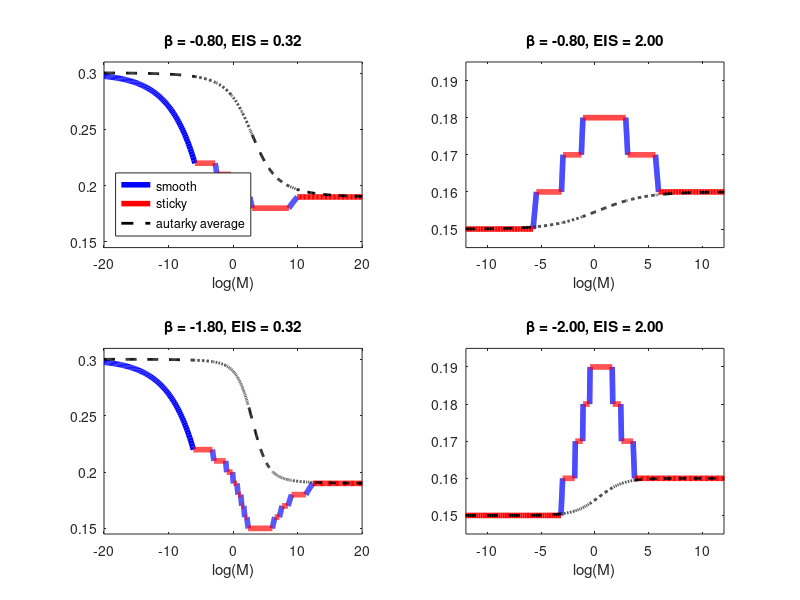
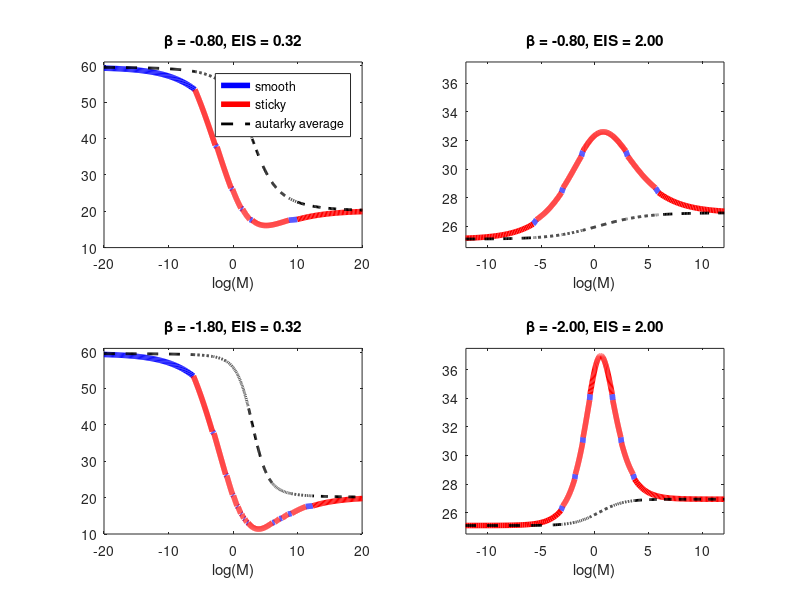
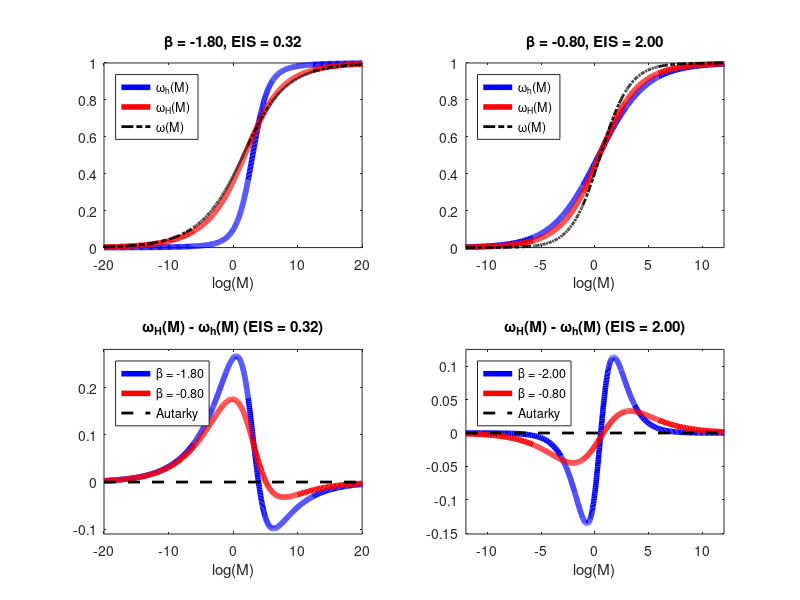
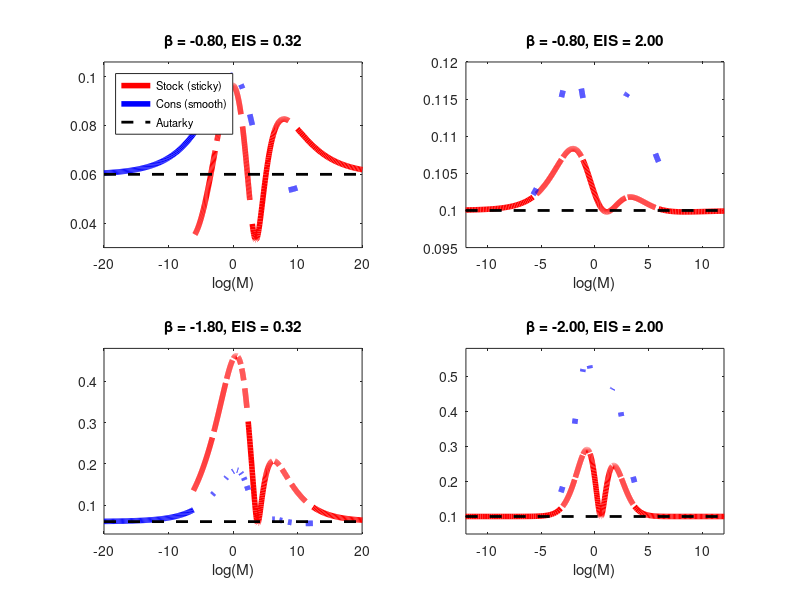

MATLAB code for these plots, in order: (Note: this script raises an error after producing the figures.)
%%% Plot Figures 2 - 11 %%%

%%% Figure 2 %%%%
subplot(2,2,1)
hold on
load msl_b_1.dat
A1 = plot(xv(:,1:2:end),1-cc(:,1:2:end)/alpha,"b","linewidth",4)
A2 = plot(xv(:,2:2:end),1-cc(:,2:2:end)/alpha,"r","linewidth",4)
A3 = plot(xy,[(1-C1(kp1)/alpha)*(1-Wt) + (1-div(end)/alpha)*Wt], "k--","linewidth",2)
legend([A1(1),A2(1),A3],"smooth","sticky","autarky average",'location',"southwest")
ylim([0.145,0.31])
xlim([-20,20])
xlabel("log(M)")
title('\beta = -0.80, EIS = 0.32')
%text(0.5,0.27,'\eta\beta = -0.15, \alpha = 0.12','fontsize',10)
box on

subplot(2,2,3)
hold on
load msl_b_5.dat
plot(xv(:,1:2:end),1-cc(:,1:2:end)/alpha,"b","linewidth",4)
plot(xv(:,2:2:end),1-cc(:,2:2:end)/alpha,"r","linewidth",4)
plot(xy,[(1-C1(kp1)/alpha)*(1-Wt) + (1-div(end)/alpha)*Wt], "k--","linewidth",2)
ylim([0.145,0.31])
xlim([-20,20])
xlabel("log(M)")
title('\beta = -1.80, EIS = 0.32')
%text(0.5,0.27,'\eta\beta = -0.15, \alpha = 0.12','fontsize',10)
box on

subplot(2,2,2)
hold on
load msl_p_1.dat
plot(xv(:,2:2:end),1-cc(:,2:2:end)/alpha,"b","linewidth",4)
plot(xv(:,1:2:end),1-cc(:,1:2:end)/alpha,"r","linewidth",4)
plot(xy, (al(ke1+1)/alpha)*(1-Wt) + (al(ke2+1)/alpha)*Wt, "k--","linewidth",2)
ylim([0.145,0.195])
xlim([-12,12])
xlabel("log(M)")
title('\beta = -0.80, EIS = 2.00')
%text(-19,0.1925,'\eta\beta = -0.05, \alpha = 0.06','fontsize',10)
box on

subplot(2,2,4)
hold on
load msl_p_2.dat
plot(xv(:,2:2:end),1-cc(:,2:2:end)/alpha,"b","linewidth",4)
plot(xv(:,1:2:end),1-cc(:,1:2:end)/alpha,"r","linewidth",4)
plot(xy, (al(ke1+1)/alpha)*(1-Wt) + (al(ke2+1)/alpha)*Wt, "k--","linewidth",2)
ylim([0.145,0.195])
xlim([-12,12])
xlabel("log(M)")
title('\beta = -2.00, EIS = 2.00')
%text(-19,0.1925,'\eta\beta = -0.05, \alpha = 0.06','fontsize',10)
box on

%print '-depsc' '-S1280,960' fig_inv.eps
fname = 'figure02';
print (fname, '-depsc', '-tight', '-S1280,960')
%trimeps   

%%% Figure 3 %%%
clear
clf
subplot(2,2,1)
hold on
load msl_b_1.dat
rr = S./cc;
A1 = plot(xv(:,1:2:end),rr(:,1:2:end),"b","linewidth",4)
A2 = plot(xv(:,2:2:end),rr(:,2:2:end),"r","linewidth",4)
A3 = plot(xy,(1-Wt)/C1(kp1)/(1-b(kp1)) + Wt/Y2(ke2), "k--","linewidth",2)
legend([A1(1),A2(1),A3],"smooth","sticky","autarky average",'location',"northeast")
ylim([10,61])
xlim([-20,20])
xlabel("log(M)")
title('\beta = -0.80, EIS = 0.32')
%text(0.5,0.27,'\eta\beta = -0.15, \alpha = 0.12','fontsize',10)
box on

subplot(2,2,3)
hold on
load msl_b_5.dat
rr = S./cc;
plot(xv(:,1:2:end),rr(:,1:2:end),"b","linewidth",4)
plot(xv(:,2:2:end),rr(:,2:2:end),"r","linewidth",4)
plot(xy, (1-Wt)/C1(kp1)/(1-b(kp1)) + Wt/Y2(ke2), "k--","linewidth",2)
ylim([10,61])
xlim([-20,20])
xlabel("log(M)")
title('\beta = -1.80, EIS = 0.32')
%text(0.5,0.27,'\eta\beta = -0.15, \alpha = 0.12','fontsize',10)
box on

subplot(2,2,2)
hold on
load msl_p_1.dat
rr = S./cc;
plot(xv(:,2:2:end),rr(:,2:2:end),"b","linewidth",4)
plot(xv(:,1:2:end),rr(:,1:2:end),"r","linewidth",4)
plot(xy,(1-Wt)/Y1(ke1) + Wt/Y2(ke2), "k--","linewidth",2)
ylim([24.5,37.5])
xlim([-12,12])
xlabel("log(M)")
title('\beta = -0.80, EIS = 2.00')
%text(-19,0.1925,'\eta\beta = -0.05, \alpha = 0.06','fontsize',10)
box on

subplot(2,2,4)
hold on
load msl_p_2.dat
rr = S./cc;
plot(xv(:,2:2:end),rr(:,2:2:end),"b","linewidth",4)
plot(xv(:,1:2:end),rr(:,1:2:end),"r","linewidth",4)
plot(xy,(1-Wt)/Y1(ke1) + Wt/Y2(ke2), "k--","linewidth",2)
ylim([24.5,37.5])
xlim([-12,12])
xlabel("log(M)")
title('\beta = -2.00, EIS = 2.00')
%text(-19,0.1925,'\eta\beta = -0.05, \alpha = 0.06','fontsize',10)
box on

%print '-depsc' '-S1280,960' fig_stock.eps
fname = 'figure03';
print (fname, '-depsc', '-tight', '-S1280,960')
%trimeps   

%%% Figure 4 %%%
clear
clf
subplot(2,2,1)
hold on
load msl_b_5.dat
%rr = wh - wH;
A1 = plot(xv,wh,"b","linewidth",4);
A2 = plot(xv,wH,"r","linewidth",4);
A3 = plot(xv,wC, "k-.","linewidth",2);
legend([A1(1),A2(1),A3(1)],'\omega_h(M)','\omega_H(M)','\omega(M)','location',"northwest")
%ylim([0.15,0.285])
xlim([-20,20])
xlabel("log(M)")
title('\beta = -1.80, EIS = 0.32')
%text(0.5,0.27,'\eta\beta = -0.15, \alpha = 0.12','fontsize',10)
box on

subplot(2,2,3)
hold on
load msl_b_5.dat
A1 = plot(xv,wH-wh,"b","linewidth",4);
load msl_b_1.dat
A2 = plot(xv,wH-wh,"r","linewidth",4);
A3 = plot([-20,20],[0,0],"k--","linewidth",2);
ylim([-0.11,0.281])
xlim([-20,20])
xlabel("log(M)")
legend([A1(1),A2(1),A3],'\beta = -1.80','\beta = -0.80',"Autarky",'location',"northwest")
title('\omega_H(M) - \omega_h(M) (EIS = 0.32)')
%text(0.5,0.27,'\eta\beta = -0.15, \alpha = 0.12','fontsize',10)
box on

subplot(2,2,2)
hold on
load msl_p_1.dat
%rr = S./cc;
A1 = plot(xv,wh,"b","linewidth",4);
A2 = plot(xv,wH,"r","linewidth",4);
A3 = plot(xv,wC, "k-.","linewidth",2);
legend([A1(1),A2(1),A3(1)],'\omega_h(M)','\omega_H(M)','\omega(M)','location',"northwest")
%ylim([24,38])
xlim([-12,12])
xlabel("log(M)")
title('\beta = -0.80, EIS = 2.00')
%text(-19,0.1925,'\eta\beta = -0.05, \alpha = 0.06','fontsize',10)
box on

subplot(2,2,4)
hold on
load msl_p_2.dat
A1 = plot(xv,wH-wh,"b","linewidth",4);
load msl_p_1.dat
A2 = plot(xv,wH-wh,"r","linewidth",4);
A3 = plot([-12,12],[0,0],"k--","linewidth",2);
xlim([-12,12])
ylim([-0.151,0.125])
xlabel("log(M)")
legend([A1(1),A2(1),A3],'\beta = -2.00','\beta = -0.80',"Autarky",'location',"northwest")
title('\omega_H(M) - \omega_h(M) (EIS = 2.00)')
%text(-19,0.1925,'\eta\beta = -0.05, \alpha = 0.06','fontsize',10)
box on

fname = 'figure04';
print (fname, '-depsc', '-tight', '-S1280,960')
%trimeps   

%%% Figure 5 %%%

clear
clf
subplot(2,2,1)
hold on
load msl_b_1.dat
A1 = plot(xv(:,2:2:end),Svol(:,2:2:end),"r","linewidth",4)
A2 = plot(xv(:,1:2:end),Cvol(:,1:2:end),"b","linewidth",4)
A3 = plot([-20,30],[0.06,0.06],"k--","linewidth",2)
h1=legend([A1(1),A2(1),A3],"Stock (sticky)","Cons (smooth)","Autarky",'orientation',"vertical",'location',"northwest")
%set(h1,'fontsize',8)
ylim([0.03,0.106])
xlim([-20,20])
xlabel("log(M)")
title('\beta = -0.80, EIS = 0.32')
%text(1,0.195,'\eta\beta = -0.15, \alpha = 0.12','fontsize',10)
box on

subplot(2,2,3)
hold on
load msl_b_5.dat
A1 = plot(xv(:,2:2:end),Svol(:,2:2:end),"r","linewidth",4)
A2 = plot(xv(:,1:2:end),Cvol(:,1:2:end),"b","linewidth",4)
A3 = plot([-20,30],[0.06,0.06],"k--","linewidth",2)
%legend([A1(1),A2(1),A3],"Stock (sticky)","Consumption (smooth)","Autarky")
ylim([0.03,0.48])
xlim([-20,20])
xlabel("log(M)")
title('\beta = -1.80, EIS = 0.32')
%text(1,0.55,'\eta\beta = -0.15, \alpha = 0.12','fontsize',10)
box on

subplot(2,2,2)
hold on
load msl_p_1.dat
A1 = plot(xv(:,1:2:end),Svol(:,1:2:end),"r","linewidth",4)
A2 = plot(xv(:,2:2:end),Cvol(:,2:2:end),"b","linewidth",4)
A3 = plot([-20,20],[0.1,0.1],"k--","linewidth",2)
%h1=legend([A1(1),A2(1),A3],"Stock (sticky)","Consumption (smooth)","Autarky",'orientation',"vertical",'location',"southwest")
set(h1,'fontsize',8)
ylim([0.095,0.12])
xlim([-12,12])
xlabel("log(M)")
title('\beta = -0.80, EIS = 2.00')
%text(1,0.1275,'\eta\beta = -0.05, \alpha = 0.06','fontsize',10)
box on

subplot(2,2,4)
hold on
load msl_p_2.dat
A1 = plot(xv(:,1:2:end),Svol(:,1:2:end),"r","linewidth",4)
A2 = plot(xv(:,2:2:end),Cvol(:,2:2:end),"b","linewidth",4)
A3 = plot([-20,20],[0.1,0.1],"k--","linewidth",2)
%legend([A1(1),A2(1),A3],"Stock (sticky)","Consumption (smooth)","Autarky")
ylim([0.05,0.58])
xlim([-12,12])
xlabel("log(M)")
title('\beta = -2.00, EIS = 2.00')
%text(1,0.3,'\eta\beta = -0.05, \alpha = 0.06','fontsize',10)
box on

%print '-depsc' '-S1280,960' fig_vol.eps

fname = 'figure05';
print (fname, '-depsc', '-tight', '-S1280,960')
%trimeps   

%%% Figure 6 %%%
clear
clf
subplot(2,2,1)
hold on
load msl_b_1.dat
A1 = plot(xv(:,1:2:end),rr(:,1:2:end),"b","linewidth",4)
A2 = plot(xv(:,2:2:end),rr(:,2:2:end),"r","linewidth",4)
A3 = plot(xy,rr(1,1)*(1-Wt) + rr(end,end)*Wt, "k--","linewidth",2)
legend([A1(1),A2(1),A3],"smooth","sticky","autarky average",'location',"southeast")
%ylim([0.15,0.285])
xlim([-20,20])
xlabel("log(M)")
title('\beta = -0.80, EIS = 0.32')
%text(0.5,0.27,'\eta\beta = -0.15, \alpha = 0.12','fontsize',10)
box on

subplot(2,2,3)
hold on
load msl_b_5.dat
plot(xv(:,1:2:end),rr(:,1:2:end),"b","linewidth",4)
plot(xv(:,2:2:end),rr(:,2:2:end),"r","linewidth",4)
plot(xy,rr(1,1)*(1-Wt) + rr(end,end)*Wt, "k--","linewidth",2)
%ylim([0.15,0.285])
xlim([-20,20])
xlabel("log(M)")
title('\beta = -1.80, EIS = 0.32')
%text(0.5,0.27,'\eta\beta = -0.15, \alpha = 0.12','fontsize',10)
box on

subplot(2,2,2)
hold on
load msl_p_1.dat
plot(xv(:,2:2:end),rr(:,2:2:end),"b","linewidth",4)
plot(xv(:,1:2:end),rr(:,1:2:end),"r","linewidth",4)
plot(xy,rr(1,1)*(1-Wt) + rr(end,end)*Wt, "k--","linewidth",2)
%ylim([0.15,0.192])
xlim([-12,12])
xlabel("log(M)")
title('\beta = -0.80, EIS = 2.00')
%text(-19,0.1925,'\eta\beta = -0.05, \alpha = 0.06','fontsize',10)
box on

subplot(2,2,4)
hold on
load msl_p_2.dat
plot(xv(:,2:2:end),rr(:,2:2:end),"b","linewidth",4)
plot(xv(:,1:2:end),rr(:,1:2:end),"r","linewidth",4)
plot(xy,rr(1,1)*(1-Wt) + rr(end,end)*Wt, "k--","linewidth",2)
%ylim([0.15,0.192])
xlim([-12,12])
xlabel("log(M)")
title('\beta = -2.00, EIS = 2.00')
%text(-19,0.1925,'\eta\beta = -0.05, \alpha = 0.06','fontsize',10)
box on

%print '-depsc' '-S1280,960' fig_int.eps
fname = 'figure06';
print (fname, '-depsc', '-tight', '-S1280,960')
%trimeps   

%%% Figure 7 %%%
 
clear
clf
load msl_b_3.dat
DP = sqrt(wh.*(1-wh))*abs(beta)*sigma*100;
subplot(2,2,1)
hold on
A1 = plot(DP(:,1:2:end),100*(1-cc(:,1:2:end)/alpha),"b","linewidth",4)
A2 = plot(DP(:,2:2:end),100*(1-cc(:,2:2:end)/alpha),"r","linewidth",4)
ylim([14.9,30.1])
%xlim([-20,20])
xlabel("Dispersion (%)")
ylabel("Investment/Output (%)")
legend([A1(1),A2(1)],"smooth","sticky",'location',"northeast")
title("Investment vs. Dispersion")
%text(1,0.195,'\eta\beta = -0.15, \alpha = 0.12','fontsize',10)
box on

subplot(2,2,3)
AA = cc./S*100;
hold on
plot(DP(:,1:2:end),AA(:,1:2:end),"b","linewidth",4)
plot(DP(:,2:2:end),AA(:,2:2:end),"r","linewidth",4)
%ylim([0.03,0.106])
%xlim([-20,20])
xlabel("Dispersion (%)")
ylabel("Dividend Yield (%)")
title("Yield vs. Dispersion")
%text(1,0.55,'\eta\beta = -0.15, \alpha = 0.12','fontsize',10)
box on

id = (wC > wh);
SEN = zeros(size(wh));
SEN(id) = 2 - 2*wC(id);
SEN(!id) = 2*wC(!id);
SEN = SEN*100*5/6.7558+2;
subplot(2,2,2)
hold on
plot(SEN(:,1:2:end),100*(1-cc(:,1:2:end)/alpha),"b","linewidth",4)
plot(SEN(:,2:2:13),100*(1-cc(:,2:2:13)/alpha),"r","linewidth",4)
plot(SEN(1:45,14),100*(1-cc(1:45,14)/alpha),"r","linewidth",4)
plot(SEN(:,16:2:end),100*(1-cc(:,16:2:end)/alpha),"r","linewidth",4)
plot(SEN(46:100,14),100*(1-cc(46:100,14)/alpha),"r","linewidth",4)
ylim([14.9,30.1])
xlim([45,155])
xlabel("Sentiment")
ylabel("Investment/Output (%)")
%legend([A1(1),A2(1)],"smooth","sticky",'location',"northeast")
title("Investment vs. Sentiment")
%text(1,0.195,'\eta\beta = -0.15, \alpha = 0.12','fontsize',10)
box on

subplot(2,2,4)
%AA = cc./S*100;
hold on
plot(SEN(:,1:2:end),AA(:,1:2:end),"b","linewidth",4)
%plot(SEN(:,2:2:end),AA(:,2:2:end),"r","linewidth",4)
plot(SEN(:,2:2:13),AA(:,2:2:13),"r","linewidth",4)
plot(SEN(1:45,14),AA(1:45,14),"r","linewidth",4)
plot(SEN(:,16:2:end),AA(:,16:2:end),"r","linewidth",4)
plot(SEN(46:100,14),AA(46:100,14),"r","linewidth",4)
%ylim([0.03,0.106])
xlim([45,155])
xlabel("Sentiment")
ylabel("Dividend Yield (%)")
title("Yield vs. Sentiment")
%text(1,0.55,'\eta\beta = -0.15, \alpha = 0.12','fontsize',10)
box on

fname = 'figure07';
print (fname, '-depsc', '-tight', '-S1280,960')
%trimeps   

%%% Figure 8 %%%

%%%% linear and quadratic costs
clear
clf
load ln-quad.dat
load msl_b_6.dat SS div

subplot(2,2,1)
hold on
plot(xx,yy,"+","linewidth",3)
plot(x,yl,"linewidth",3)
ylim([-0.52,0.62])
xlabel("P/D Ratio")
xlim([13,51])
set(gca,'xtick',[15:5:50])
ylabel("Investment/Output")
title("Linear Cost")
legend("data",'\alpha(1-b) = 0.0475, rmse = 19.4%','fontsize',8,'location',"southeast")
box on

subplot(2,2,2)
hold on
plot(xx,yy,"+","linewidth",3)
plot(x,yq,"linewidth",3)
plot(x,ya,"--","linewidth",3)
ylim([0.12,0.25])
xlim([13,51])
xlabel("P/D Ratio")
ylabel("Investment/Output")
set(gca,'xtick',[15:5:50])
title("Quadratic Cost")
legend("data",'\alpha* = 0.385, b* = 11.1, rmse = 1.42%','\alpha  = 0.12, b* = 25.8, rmse = 2.45%', 'fontsize',8,'location',"southeast")
%legend('FontSize',2)
%legend("boxoff")
box on

subplot(2,2,3)
hold on
plot(xx,yy,"+","linewidth",3)
plot(x,yl,"--","linewidth",3)
plot(x,yq,"-.","linewidth",3)
plot(SS./div,1-div/alpha,"linewidth",3)
xlim([13,51])
ylim([0.13,0.24])
xlabel("P/D Ratio")
ylabel("Investment/Output")
set(gca,'xtick',[15:5:50])
title("Comparison (Investment)")
legend("data","linear","quadratic","piece-wise, rmse = 1.44%",'location',"southeast",'numcolumns',3)
box on

subplot(2,2,4)
hold on
plot([14,49.8],[alpha/sl,alpha/sl],"--","linewidth",3)
plot(x,1./(1-s(1)*s(2)*yq),"-.","linewidth",3)
plot(x,1./(1-0.12*sq*ya),":","linewidth",3)
plot(SS./div,SS,"linewidth",3)
xlim([13,51])
ylim([1,15])
xlabel("P/D Ratio")
ylabel("Market/Capital")
set(gca,'xtick',[15:5:50])
title("Comparison (Market/Book)")
legend('linear (\alpha = 0.12)',"quadratic",'quadratic (\alpha = 0.12)','piece-wise (\alpha = 0.12)','fontsize',8,'location',"northwest")
box on

fname = 'figure08';
print (fname, '-depsc', '-tight', '-S1280,960')
%trimeps   
 
%%% Figure 9 %%%
clear
clf
load emp_b.dat
load cal_b.dat
subplot(2,2,3:4)
ind = !(msv==sigma);
plot(emp.date,emp.rv*100,"linewidth",3)
hold on
plot(emp.date,msv*100,"linewidth",3)
%plot(emp.date(ind,1),msv(ind)*100,"+","linewidth",3)
datetick("mm/yy")
xlim([emp.date(1),emp.date(end)])
ylim([4,78])
set(gca,'ytick',[5:10:75])
%xlabel("Year")
ylabel("Volatility (\%)")
h1=legend("data","model implied",'location',"northwest")
%h1=legend("data","model implied, sticky","model implied, smooth",'location',"northwest")
set(h1,'fontsize',24)
title('Varying \beta')

subplot(2,2,1)
plot(emp.date(ind),[emp.rv(ind)*100 sv(ind,3:4)*100],"linewidth",3)
datetick("mm/yy")
xlim([emp.date(1),emp.date(end)])
ylim([4,78])
set(gca,'ytick',[5:10:75])
ylabel("Volatility (\%)")
h2=legend("data",'model, \beta = -1.15','model, \beta = -1.40','location',"northwest")
set(h2,'fontsize',14)
title('Fixed \beta')

subplot(2,2,2)
hold on
plot(emp.pd,emp.rv*100,"+","linewidth",1)
for k=1:6
ind = (rgm == k);
plot(emp.pd(ind),msv(ind)*100,"*","linewidth",1)
end
xlim([13,52])
ylim([4,78])
set(gca,'ytick',[5:10:75])
set(gca,'xtick',[15:5:50])
xlabel("P/D Ratio")
ylabel("Volatility (\%)")
box on
legend("data","-0.80","-0.95","-1.15","-1.40","-1.80","-2.50")
%legend{"numcolumns",2)
title("P/D vs. Volatility")
%print '-depsc' '-S1280,960' fig_vol_tmd.eps
fname = 'figure09';
print (fname, '-depsc', '-tight', '-S1280,960')
%trimeps   

clf;
%%% Figure 10 %%%
mon = [emp.date bet(rgm)' mCt' sqrt(mwt'.*(1-mwt')) sqrt(mwt'.*(1-mwt').*((bet(rgm)').^2-(2/3)^2))];
MIV = mean(reshape(minv,3,128))';
subplot(3,1,1)
[D1,d1,d2] = plotyy(emp.date,bet(rgm),emp.date,[mon(:,4)*2/3 mon(:,5)]*sigma)
set(d1,'linewidth',3)
set(d2,'linewidth',3)
datetick(D1(1),'x',"mm/yy")
datetick(D1(2),'x',"mm/yy")
xlim([emp.date(1),emp.date(end)])
set(D1(1),'ylabel',"Disagreement")
set(D1(1),'ylim', [0.75,2.55])
set(D1(2),'ylabel',"Dispersion")
set(D1(2),'ylim', [0,0.06])
legend("DPF","DPE",'|\beta|','location',"northwest",'orientation',"vertical")
title('Implied Disagreements and Dispersions')

subplot(3,1,2)
[Aa,a1,a2] = plotyy(emp.date,y,emp.date,[1-mwt' 1-mCt'])
set(a1,'linewidth',3)
set(a2,'linewidth',3)
datetick(Aa(1),'x',"mm/yy")
datetick(Aa(2),'x',"mm/yy")
xlim([emp.date(1),emp.date(end)])
set(Aa(1),'ylabel',"log(M)")
set(Aa(1),'ylim',[-6,2.5])
set(Aa(2),'ylabel',"Share")
legend("wealth","consumption","log(M)",'location',"southwest",'orientation',"horizontal")
title("log(M) and Investor 1's Wealth (Consumption) Share")

subplot(3,1,3)
[Ax,h1,h2] = plotyy(emp.date,[mpd],dat(:,1),[dat(:,2) MIV])
set(h1,'linewidth',3)
set(h2,'linewidth',3)
datetick(Ax(1),'x',"mm/yy")
datetick(Ax(2),'x',"mm/yy")
xlim([emp.date(1),emp.date(end)])
set(Ax(1),'ylabel',"P/D Ratio")
set(Ax(1),'ylim',[13,52])
set(Ax(2),'ylabel',"Investment/Output")
set(Ax(2),'ylim',[0.15,0.24])
legend("investment, data","investment, model","p/d ratio",'orientation',"horizontal",'location',"southwest")
title('P/D Ratio and Investment')

fname = 'figure10';
print (fname, '-depsc', '-tight', '-S1280,960')
%trimeps   

%%% Figure 11 %%%
clear
clf
load msl_p_2.dat
subplot(1,2,1)
vphi = 1/0.32;
bet = linspace(-2.4,2.4,100)';
for i = 1:100
 beta = bet(i);
 eta = 0.025;
 getAuk
 dn1(i) = min([C1(kp1)*(1-b(kp1)) Y1(ke1)],(Y1(1)-Y2(1))/vphi + (invp - 1)*beta^2/gamma/2)*(gamma - vphi)/(1-vphi);
 dn2(i) = -min([C2(kp2)*(1-b(kp2)) Y2(ke2)],(Y2(1)-Y1(1))/vphi + (invp - 1)*beta^2/gamma/2)*(gamma - vphi)/(1-vphi);
end 
plot(bet,[dn1' dn2'],"linewidth",4)
hold on
plot(bet,[bet.^2/2 -bet.^2/2],"g-.","linewidth",3)
ylim([-0.25,0.22])
legend('\nu_1(0) - \nu_2(0)','\nu_1(\infty) - \nu_2(\infty)','\pm \beta^2/2','orientation',"horizontal",'location',"south")
xlabel('\beta')
title('\eta = 0.025, EIS = 0.32')
text(-2.8,0,"both investors",'fontsize',10)
text(0.9,0,"both investors",'fontsize',10)
text(-0.7,0.12,"investor 1",'fontsize',10)
text(-0.7,-0.12,"investor 2",'fontsize',10)
box on

subplot(1,2,2)
%load msl_p_2.dat
bet = linspace(-2,2,100)';
vphi = 1/2;
 for i = 1:100
 beta = bet(i);
 eta = 0.025;
 getAuk
 dn1(i) = min([C1(kp1)*(1-b(kp1)) Y1(ke1)],(Y1(1)-Y2(1))/vphi + (invp - 1)*beta^2/gamma/2)*(gamma - vphi)/(1-vphi);
 dn2(i) = -min([C2(kp2)*(1-b(kp2)) Y2(ke2)],(Y2(1)-Y1(1))/vphi + (invp - 1)*beta^2/gamma/2)*(gamma - vphi)/(1-vphi);
end 
plot(bet,[dn1' dn2'],"linewidth",4)
hold on
plot(bet,[bet.^2/2 -bet.^2/2],"g-.","linewidth",3)
ylim([-0.4,0.4])
legend('\nu_1(0) - \nu_2(0)','\nu_1(\infty) - \nu_2(\infty)','\pm \beta^2/2','orientation',"horizontal",'location',"south")
xlabel('\beta')
title('\eta = 0.025, EIS = 2')
text(-1.8,0,"both investors",'fontsize',10)
text(0.4,0,"both investors",'fontsize',10)
text(0,0.1,"investor 1",'rotation',90,'fontsize',10)
text(0,-0.04,"investor 2",'rotation',-90,'fontsize',10)
box on

%print '-depsc' '-S1280,480' fig_dnus.eps
fname = 'figure11';
print (fname, '-depsc', '-tight', '-S1280,480')
%trimeps 
quit
